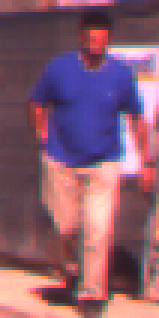
#> input picture K means Image compression/ped.jpg, 53 x 106 px (shown 3 times larger)
$ python k_means.py
#> lines starting #> are read from the running program, lines starting #| are printed output that depends on the picture
### K means Image compression/Kmeans.py
import random
import numpy as np
from time import sleep
import matplotlib.pyplot as plt
import pandas as pd

class KMeans:

    def __init__(self, nb_clusters = 3):
        self.nb_clusters = nb_clusters
        self.cluster_centers = []


    def init_centers(self, x):
        #randomly initialize cluster centers from the dataset itself
        for i in range(self.nb_clusters):
            index = random.randint(0, x.shape[0]-1)
            self.cluster_centers.append(x[index])
        self.cluster_centers = np.array(self.cluster_centers).astype(float)
        self.assignments = np.zeros(x.shape[0])

    def dist(self, a1, a2):
        #Euclidian distance
        return (sum((a1 - a2)**2))**(1/2)

    def cluster_assignment(self, x):
        for i in range(x.shape[0]):
            #Find distance of the training sample i from each cluster
            dists = [0]*self.nb_clusters
            for j in range(self.nb_clusters):
                #for each cluster center ,find distance of the sample
                if type(x[i]) != np.ndarray:
                    dists[j] = self.dist(np.array([self.cluster_centers[j]]), np.array([x[i]]) )
                else:
                    dists[j] = self.dist(self.cluster_centers[j], x[i] )
            self.assignments[i] = dists.index(min(dists))

    def move_centroid(self, x):
        #Find the average of each of the points in every cluster
        self.cluster_centers = np.zeros(self.cluster_centers.shape)
        class_count = np.zeros(self.nb_clusters)
        for i in range(x.shape[0]):
            self.cluster_centers[int(self.assignments[i])] = self.cluster_centers[int(self.assignments[i])]+ x[i]
            class_count[int(self.assignments[i])] += 1
        for i in range(self.nb_clusters):
            self.cluster_centers[i] = self.cluster_centers[i]/int(class_count[i])


    def fit(self, x):
        self.init_centers(x)
        for i in range(8):
            self.cluster_assignment(x)
            self.move_centroid(x)
        #self.plot(x) for 2D data, with 2 clusters

    def transform(self, x):
        for i in range(x.shape[0]):
            x[i] = self.cluster_centers[int(self.assignments[i])]
        return x

    # [8 lines left out: function plot, not called in this run]


### K means Image compression/k_means.py
import numpy as np
import matplotlib.pyplot as plt
from Kmeans import KMeans
from PIL import Image
import cv2


def load_img(path):
#> called with path = 'ped.jpg'
    img = Image.open(path)
#> img is the input picture: PIL image 53x106 RGB; mean R, G, B 135.9, 92.1, 110.7
    img = np.array(img)
    #img = cv2.cvtColor(img, cv2.COLOR_BGR2RGB)
    return img

def preprocess(img):
    #Reshape to a 2D mx3 dataset, i.e three channels per pixel
    img = img.reshape((img.shape[0]*img.shape[1], 3))
    return img


def compress(img, nb_clusters):
    kmeans = KMeans(nb_clusters = nb_clusters)
    kmeans.fit(img)
    y=kmeans.transform(img)
    return y, kmeans

def main():
    img= load_img(r"ped.jpg")
    img = cv2.resize(img, (128, 100), interpolation = cv2.INTER_AREA)
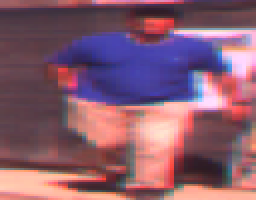
#> img: shape (100, 128, 3) (shown 2 times larger); mean R, G, B 135.8, 92, 110.6
    img = cv2.cvtColor(img, cv2.COLOR_BGR2RGB)
    cv2.imshow("", img); cv2.waitKey(27)
    img = preprocess(img)
    img, kmeans = compress(img, nb_clusters = 5)
#> after the loop in init_centers, `for i in range(self.nb_clusters):`: self.cluster_centers = [[161, 110, 185], [126, 131, 215], [242, 198, 255], [63, 49, 66], [72, 65, 94]]
    #again reshape to image dimensions with RGB channels
    img = img.reshape((100, 128,3))
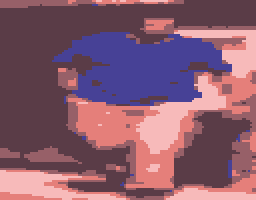
#> img: shape (100, 128, 3) (shown 2 times larger); mean B, G, R 110.1, 91.3, 135.2
    img = cv2.cvtColor(img, cv2.COLOR_BGR2RGB)
    plt.imshow(img)

main()

$ run again, with K means Image compression/cat.jpg copied over K means Image compression/ped.jpg
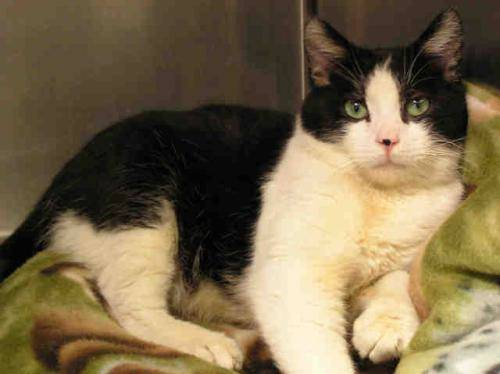
#> input picture K means Image compression/cat.jpg, 500 x 374 px
#> in load_img, img is the input picture: PIL image 500x374 RGB; mean R, G, B 122.2, 105.8, 76.4
#> in main, `img = cv2.resize(img, (128, 100), interpolation = cv2.INTER_AREA)`:
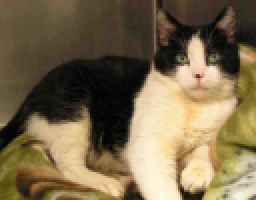
#> img: shape (100, 128, 3) (shown 2 times larger); mean R, G, B 122.2, 105.9, 76.4
#> after the loop in init_centers, `for i in range(self.nb_clusters):`: self.cluster_centers = [[12, 19, 18], [23, 88, 96], [188, 230, 251], [58, 89, 102], [43, 66, 81]]
#> in main, `img = img.reshape((100, 128,3))`:
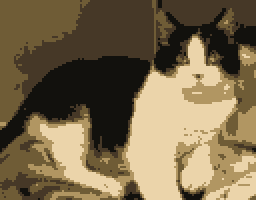
#> img: shape (100, 128, 3) (shown 2 times larger); mean B, G, R 75.9, 105.3, 121.6

$ run again, with K means Image compression/dog.jpg copied over K means Image compression/ped.jpg
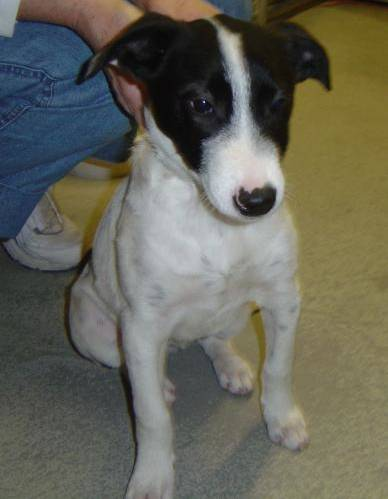
#> input picture K means Image compression/dog.jpg, 388 x 499 px
#> in load_img, img is the input picture: PIL image 388x499 RGB; mean R, G, B 102, 101.2, 89.2
#> in main, `img = cv2.resize(img, (128, 100), interpolation = cv2.INTER_AREA)`:
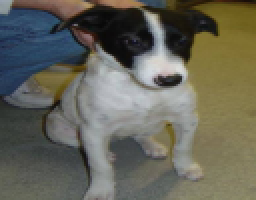
#> img: shape (100, 128, 3) (shown 2 times larger); mean R, G, B 102, 101.2, 89.2
#> after the loop in init_centers, `for i in range(self.nb_clusters):`: self.cluster_centers = [[120, 121, 121], [89, 102, 100], [83, 129, 140], [45, 39, 44], [104, 74, 46]]
#> in main, `img = img.reshape((100, 128,3))`:
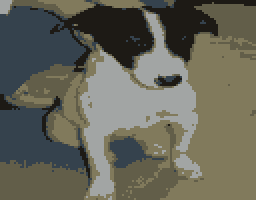
#> img: shape (100, 128, 3) (shown 2 times larger); mean B, G, R 88.6, 100.8, 101.2
